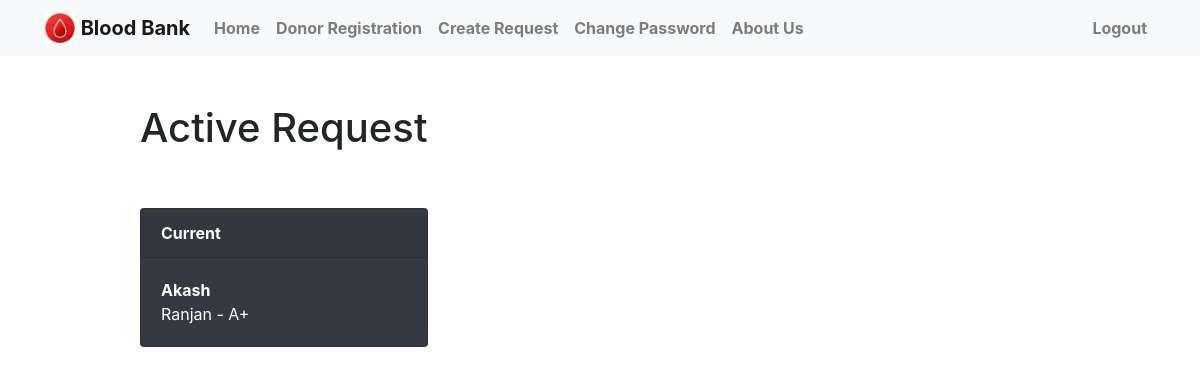
The app's page /current/ (signed in) with its own data.
### login/models.py (models this page shows, shortened)
class bbank(models.Model):
    firstname = models.CharField(null=True, blank=True, max_length=100)
    lastname = models.CharField(null=True, blank=True, max_length=100)
    user = models.ForeignKey(User, on_delete=models.CASCADE)
    user_age = models.IntegerField(null=True, blank=True)
    bloodgrp = models.CharField(null=True, blank=True, max_length=4)
    email = models.EmailField(null=True, blank=True, max_length=100)
    datecompleted = models.DateTimeField(null=True, blank=True)
    created = models.DateTimeField(auto_now_add=True)
    user_address = models.TextField(null=True, blank=False, max_length=300)

### login/views.py (the view)
# urls.py: path('current/', views.currentbbank, name='currentbbank'),
def currentbbank(request):
    userrequest = bbank.objects.filter(user=request.user)
    return render(request, 'login/currentbbank.html', {'userrequest':userrequest})

### login/templates/login/currentbbank.html (shortened to what this page needs)
{% extends 'login/base.html' %}
{% block content %}
    <div class="row justify-content-center mt-5">
        <div class="col-md-10">
            {% if userrequest %}
                           <h1>Active Request</h1>
            {% endif %}
        </div>
    </div>
    <div class="row justify-content-center mt-5">
        <div class="col-md-10">
        {% if userrequest %}
                    {% for userrequest in userrequest %}
                        {% if userrequest.datecompleted %}
                            <div class="card text-white bg-success mb-3" style="max-width: 18rem;">
                                <div class="card-header">
                                    <b>Completed on {{ userrequest.datecompleted }}</b>
                                </div>
                                <div class="card-body">
                                    <b>{{ userrequest.firstname }}</b>
                                    <p class="card-text">
                                    {% if userrequest.lastname %}
                                        {{ userrequest.lastname|truncatechars:30 }} -
                                        {{ userrequest.bloodgrp }}
                                    {% endif %}
                                    </p>
                                </div>
                            </div>
                        {% else %}
                            <div class="card text-white bg-dark mb-3" style="max-width: 18rem;">
                                <div class="card-header">
                                    <b>Current</b>
                                </div>
                                <div class="card-body">
                                    <b>{{ userrequest.firstname }}</b>
                                    <p class="card-text">
                                        {% if userrequest.lastname %}
                                            {{ userrequest.lastname|truncatechars:30 }} -
                                            {{ userrequest.bloodgrp }}
                                        {% endif %}
                                    </p>
                                </div>
                            </div>
                        {% endif %}
                    {% endfor %}
        </div>
        {% else %}
        <div class="text-center">
            <h2>Looks like you don't have any donation request.</h2>
            <br>
            {% comment %} <a role="button" class="btn btn-primary" href="{% url 'createtodo' %}">Donation</a> {% endcomment %}
        </div>
        {% endif %}
        </div>
    </div>
{% endblock %}

### records on screen
bbank: firstname "Akash", lastname "Ranjan", bloodgrp "A+"
